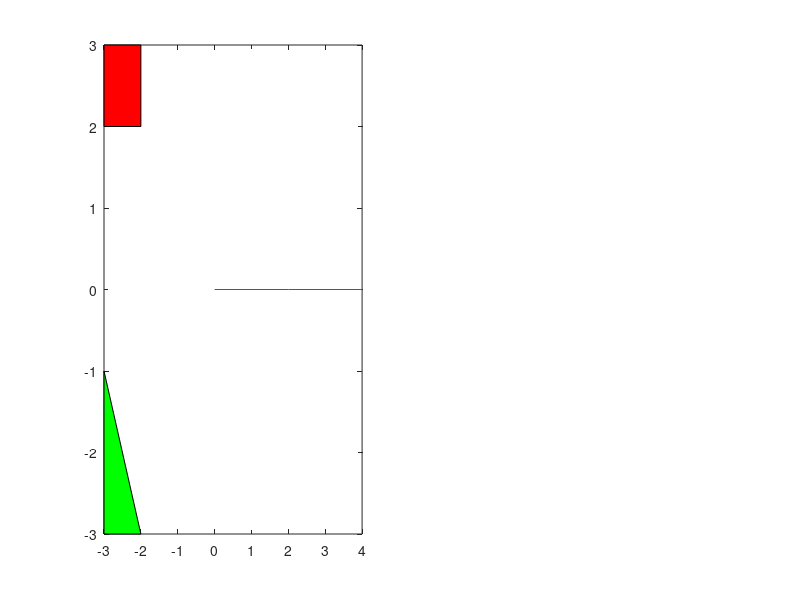

Write MATLAB code to recreate this figure. (Note: this script raises an error after producing the figure.)
clear all;
close all;
l1=2; l2=2;    %link lengths
n=7; %link discretisation
rect_col=[]; tri_col=[]; cir_col=[]; no_col=[];
subplot(1,2,1);
plot([-4,4,4,-4],[-4,-4,4,4],'b');  %work boundary
arm=plot([0,l1,l1+l2],[0,0,0]);

%rectangle obstacle
xr = [-2 -2 -3 -3 -2] ;
yr = [2 3 3 2 2];
patch(xr(1:4),yr(1:4),'red');
hold on;
%triangle obstacle
xt=[-2 -3 -3 -2];
yt=[-3 -3 -1 -3];
patch(xt(1:3),yt(1:3),'green');
hold on;
%circular obstacle
xc=2;yc=2;r=1;
circle(xc,yc,r);
hold on;

axis([-4,4,-4,4]);

%show C-space
 subplot(1,2,2);


%computation
for theta1=0:0.02:2*pi
    for theta2=0:0.02:2*pi
        x1=l1*cos(theta1);
        y1=l1*sin(theta1);
        x2=x1+l2*cos(theta1+theta2);
        y2=y1+l2*sin(theta1+theta2);
        x=[linspace(0,x1,n) linspace(x1,x2,n)];
        y=[linspace(0,y1,n) linspace(y1,y2,n)];
        
        set(arm,'XData',x);    
        set(arm, 'YData',y);
        %refreshdata;

        in_rect=inpolygon(x,y,xr,yr);
        in_tri=inpolygon(x,y,xt,yt);
        in_circle=circle_col(x,y,xc,yc,r);
        
        if ~isequal(in_rect,false(1,2*n))
            rect_col=[rect_col [theta1; theta2]];
            %plot(theta1,theta2,'r.'); hold on;
        elseif ~isequal(in_tri,false(1,2*n))
            tri_col=[tri_col [theta1; theta2]];
            %plot(theta1,theta2,'g.'); hold on;
        elseif in_circle==1;
            cir_col=[cir_col [theta1; theta2]];
            %plot(theta1,theta2,'b.'); hold on;
        else
            no_col=[no_col [theta1; theta2]];
            %plot(theta1,theta2,'k.'); hold on;
        end
        %drawnow;
    end
end
 plot(rect_col(1,:),rect_col(2,:),'ro',tri_col(1,:),tri_col(2,:),'go',cir_col(1,:),cir_col(2,:),'bo',no_col(1,:),no_col(2,:),'ko');
  title('C-space');
  xlabel('theta 1 (radians)');
  ylabel('theta 2 (radians)');
  axis([0,2*pi,0,2*pi]);

 